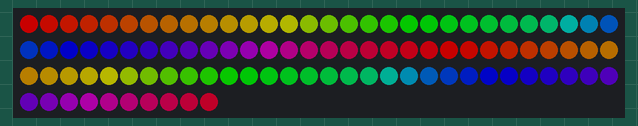
This sketch was run on a simulated Arduino Uno, built with avr-gcc and run on an emulated ATmega328P. On the bench: 100 RGB LEDs in strip order, left to right, continuing on the next row. Dim RGB values are drawn brighter than linear; random numbers use the default seed unless the sketch sets one.

Above: at 0.15 s.
At 3.82 s:
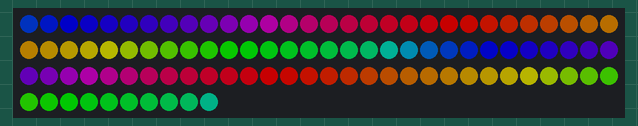
At 9.92 s:
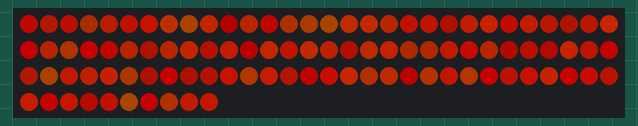
At 20.0 s:
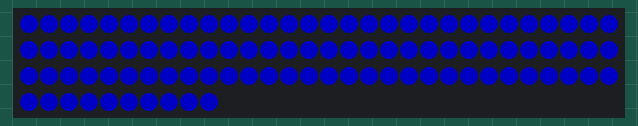
At 29.82 s:
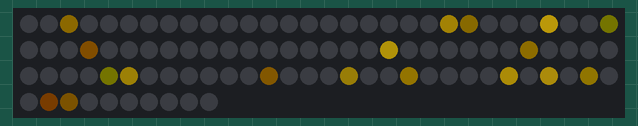
At 39.81 s:
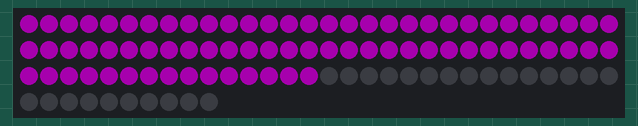

The sketch:

effectsboards.ino
```cpp
#include <FastLED.h>

#define NUM_LEDS 100
#define DATA_PIN 2
#define BRIGHTNESS 100
#define LED_TYPE NEOPIXEL
#define COLOR_ORDER GRB

CRGB leds[NUM_LEDS];

uint8_t gHue = 0;
uint8_t patternIndex = 0;
unsigned long lastSwitch = 0;
const unsigned long patternDuration = 8000; // ms per pattern

void setup() {
  FastLED.addLeds<LED_TYPE, DATA_PIN, COLOR_ORDER>(leds, NUM_LEDS);
  FastLED.setBrightness(BRIGHTNESS);
  FastLED.clear();
}

void loop() {
  EVERY_N_MILLISECONDS(20) { gHue++; }
  EVERY_N_MILLISECONDS(patternDuration) { patternIndex++; }

  switch (patternIndex % 5) {
    case 0: rainbowChase(); break;
    case 1: fireFlicker(); break;
    case 2: bluePulse(); break;
    case 3: sparkle(); break;
    case 4: colorWipe(); break;
  }

  FastLED.show();
}

// 🌈 Flowing rainbow
void rainbowChase() {
  fill_rainbow(leds, NUM_LEDS, gHue, 5);
}

// 🔥 Random fire flicker
void fireFlicker() {
  for (int i = 0; i < NUM_LEDS; i++) {
    leds[i] = CRGB(random8(120, 255), random8(0, 50), 0);
  }
}

// 💧 Smooth blue breathing pulse
void bluePulse() {
  uint8_t pulse = beatsin8(10, 20, 255);
  fill_solid(leds, NUM_LEDS, CHSV(160, 255, pulse));
}

// ✨ Random sparkles
void sparkle() {
  fadeToBlackBy(leds, NUM_LEDS, 40);
  leds[random16(NUM_LEDS)] += CHSV(gHue, 200, 255);
}

// 🚀 Color wipe
void colorWipe() {
  static int pos = 0;
  static CRGB wipeColor = CHSV(random8(), 255, 255);

  leds[pos] = wipeColor;
  pos++;

  if (pos >= NUM_LEDS) {
    pos = 0;
    wipeColor = CHSV(random8(), 255, 255);
    FastLED.clear();
  }
}
```
